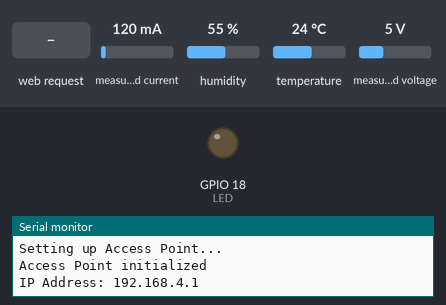
The sketch below on a simulated ESP32. Shown: output pins drawn as LEDs (lit = HIGH), the last lines printed to the serial monitor. The inputs (shaded band) are chosen by the test bench; at power-on: measured current 120 mA, humidity 55 %, temperature 24 °C, measured voltage 5 V.

Above: at 1.2 s.
1.3 s: HTTP request GET /dig0on received
At 2.2 s:
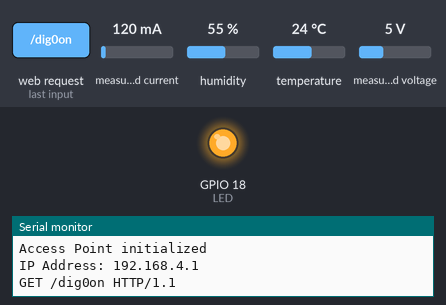
5.3 s: HTTP request GET /dig0off received
At 6.4 s:
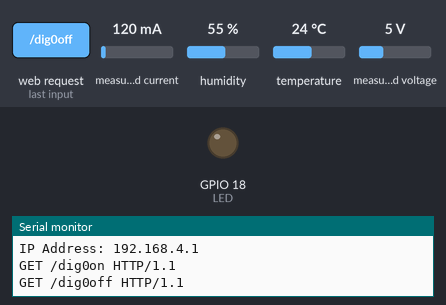
Timing chart, 0 to 8.3 s (numbered marks = the images above; inputs shaded):
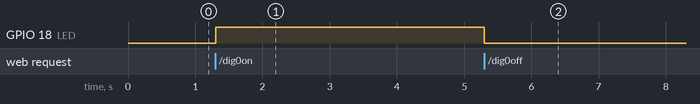

Measured:
- after the input at 1.3 s, GPIO 18 (LED): LOW → HIGH at once
- after the input at 5.3 s, GPIO 18 (LED): HIGH → LOW at once

The sketch:

pruebas.ino
```cpp
// Libraries
#include <WiFi.h>
#include <Wire.h>
#include "Adafruit_SHT4x.h"
#include "Adafruit_INA219.h"

// Constants
#define LED 18

// Parameters
String request;
String receivedMessages = "";
const char *ssid = "ESP32_Local_Network";

struct NodeData
{
    float current_mA;
    float temperature;
    float humidity;
};

// Objects
WiFiServer server(80);
WiFiClient client;
HardwareSerial LoRaSerial(1);
Adafruit_SHT4x sht4;
Adafruit_INA219 ina219;

// Function prototypes
void beginI2C();
void beginSensors();
NodeData getNodeData();

void setup()
{
    // Init Serial USB
    Serial.begin(115200);
    Serial.println(F("Initialize System"));

    // Init LoRa Serial
    LoRaSerial.begin(115200, SERIAL_8N1, 16, 17);
    Serial.println(F("LoRa Serial initialized"));

    // Set up sensors
    beginI2C();
    beginSensors();

    // Init ESP32 as Access Point
    Serial.println("Setting up Access Point...");
    WiFi.softAP(ssid);

    // Start the server
    server.begin();
    Serial.println(F("Access Point initialized"));
    Serial.print(F("IP Address: "));
    Serial.println(WiFi.softAPIP());

    pinMode(LED, OUTPUT);
}

void loop()
{
    // Listen for incoming clients
    WiFiClient client = server.available();
    if (client)
    {
        while (client.connected())
        {
            if (client.available())
            {
                String request = client.readStringUntil('\r');
                Serial.println(request);
                handleRequest(request, client);
            }
            webpage(client);
            break;
        }
        client.stop();
    }

    // Leer y mostrar mensajes recibidos vía LoRa Serial
    if (LoRaSerial.available())
    {
        String loRaMessage = LoRaSerial.readString();
        Serial.print("Received from LoRa: ");
        Serial.println(loRaMessage);
        receivedMessages += "<p><b>Received:</b> " + loRaMessage + "</p>";
    }
}

String urlDecode(String input)
{
    String decoded = "";
    char temp[] = "00";
    unsigned int len = input.length();
    unsigned int i = 0;

    while (i < len)
    {
        if (input[i] == '%')
        {
            if (i + 2 < len)
            {
                temp[0] = input[i + 1];
                temp[1] = input[i + 2];
                decoded += (char)strtol(temp, NULL, 16);
                i += 3;
            }
        }
        else if (input[i] == '+')
        {
            decoded += ' ';
            i++;
        }
        else
        {
            decoded += input[i];
            i++;
        }
    }
    return decoded;
}

void beginI2C()
{
    Wire.begin();
    Wire.beginTransmission(0x15);
    int endValue = Wire.endTransmission();
    if (endValue == 2)
        Serial.println("Success: I2C Bus OK");
    else
        Serial.println("Error: I2C Bus Not Responding");
}

void beginSensors()
{
    Serial.println("Adafruit SHT4x test");
    if (!sht4.begin())
    {
        Serial.println("Couldn't find SHT4x");
        while (1)
            delay(1);
    }
    Serial.println("Found SHT4x sensor");
    Serial.print("Serial number 0x");
    Serial.println(sht4.readSerial(), HEX);
    sht4.setPrecision(SHT4X_HIGH_PRECISION);
    sht4.setHeater(SHT4X_NO_HEATER);

    if (!ina219.begin())
    {
        Serial.println("Failed to find INA219 chip");
        while (1)
        {
            delay(10);
        }
    }
}

NodeData getNodeData()
{
    NodeData nodeData;
    float busvoltage = ina219.getBusVoltage_V();
    float current = ina219.getCurrent_mA();
    nodeData.current_mA = (current < 0) ? -current : current;
    float power_mW = ina219.getPower_mW();

    sensors_event_t humidity, temp;
    sht4.getEvent(&humidity, &temp);
    nodeData.temperature = temp.temperature;
    nodeData.humidity = humidity.relative_humidity;

    return nodeData;
}

void handleRequest(String request, WiFiClient client)
{
    if (request.indexOf("/dig0on") > 0)
    {
        digitalWrite(LED, HIGH);
    }
    if (request.indexOf("/dig0off") > 0)
    {
        digitalWrite(LED, LOW);
    }

    if (request.indexOf("/send?msg=") > 0)
    {
        String encodedMsg = request.substring(request.indexOf("msg=") + 4);
        String decodedMsg = urlDecode(encodedMsg);
        int spaceIndex = decodedMsg.indexOf(' ');
        String command = (spaceIndex == -1) ? decodedMsg : decodedMsg.substring(0, spaceIndex);
        LoRaSerial.println(command);
        receivedMessages += "<p><b>Sent:</b> " + command + "</p>";
    }
}

void webpage(WiFiClient client)
{
    NodeData nodeData = getNodeData();

    client.println("HTTP/1.1 200 OK");
    client.println("Content-Type: text/html");
    client.println("");
    client.println("<!DOCTYPE HTML>");
    client.println("<html>");
    client.println("<head>");
    client.println("<title>Hardware testing</title>");
    client.println("<meta name='viewport' content='width=device-width, initial-scale=1.0'>");
    client.println("<style>");
    client.println("body { background-color: #f4f4f4; font-family: Arial, sans-serif; color: #333; text-align: center; }");
    client.println(".button { display: inline-block; padding: 15px 30px; font-size: 12px; margin: 10px; cursor: pointer; color: white; background-color: #008CBA; border: none; border-radius: 10px; }");
    client.println(".button:hover { background-color: #005f73; }");
    client.println(".send-box { padding: 10px; font-size: 12px; width: 80%; margin: 20px auto; border-radius: 10px; border: 1px solid #333; }");
    client.println(".send-btn { padding: 10px 20px; font-size: 12px; cursor: pointer; background-color: #3AAA35; color: white; border: none; border-radius: 10px; }");
    client.println(".message-box { padding: 20px; font-size: 12px; width: 80%; margin: 20px auto; background-color: #fff; border-radius: 10px; border: 1px solid #333; }");
    client.println("</style>");
    client.println("</head>");
    client.println("<body>");
    client.println("<h1>Hardware testing</h1>");
    client.println("<hr/>");

    client.println("<h2>Sensor Readings</h2>");
    client.println("<p><b>Temperature:</b> " + String(nodeData.temperature) + " &deg;C</p>");
    client.println("<p><b>Humidity:</b> " + String(nodeData.humidity) + " %</p>");
    client.println("<p><b>Current:</b> " + String(nodeData.current_mA) + " mA</p>");

    client.println("<h2>Send Command to LoRa</h2>");
    client.println("<form action='/send'>");
    client.println("<input type='text' name='msg' class='send-box' placeholder='Type your command here...'>");
    client.println("<input type='submit' value='Send' class='send-btn'>");
    client.println("</form>");
    client.println("<div class='message-box'>");
    client.println(receivedMessages);
    client.println("</div>");

    client.println("<h2>Control LED</h2>");
    client.println("<a href='/dig0on'><button class='button'>ON</button></a>");
    client.println("<a href='/dig0off'><button class='button'>OFF</button></a>");

    client.println("</body>");
    client.println("</html>");
    client.println();
}
```
